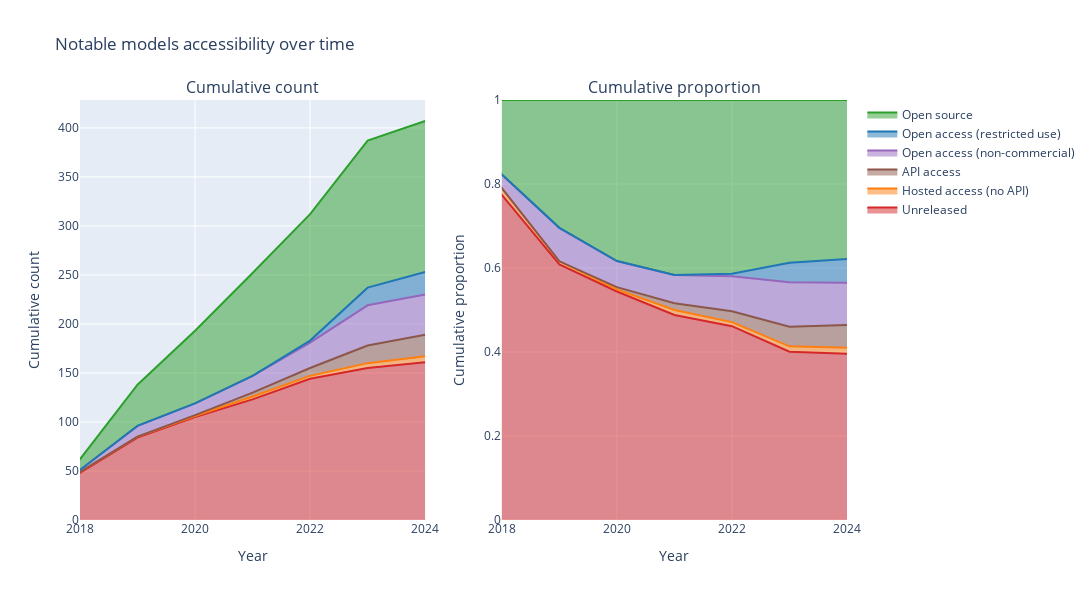

Here is the notebook cell this chart was saved with:
### Code cell
# Create a 1x2 subplot
fig = make_subplots(rows=1, cols=2, subplot_titles=('Cumulative count',
                                                    'Cumulative proportion'))

# Define a consistent color palette
color_palette = {
    'Unreleased': '#d62728',
    'Hosted access (no API)': '#ff7f0e',
    'API access': '#8c564b',
    'Open access (non-commercial)': '#9467bd',
    'Open access (restricted use)': '#1f77b4',
    'Open source': '#2ca02c'
}

# Cumulative area chart
for accessibility in cumulative_notable_counts['Model accessibility'].unique():
    fig.add_trace(
        go.Scatter(x=cumulative_notable_counts[cumulative_notable_counts['Model accessibility'] == accessibility]['Year'], 
                y=cumulative_notable_counts[cumulative_notable_counts['Model accessibility'] == accessibility]['Cumulative for status'], 
                hoverinfo='x+y',
                stackgroup='one',
                mode='lines',
                name=accessibility,
                line=dict(color=color_palette[accessibility])),
        row=1, col=1
    )

# Normalized area chart
for accessibility in normalized_counts_notable['Model accessibility'].unique():
    fig.add_trace(
        go.Scatter(x=normalized_counts_notable[normalized_counts_notable['Model accessibility'] == accessibility]['Year'], 
                y=normalized_counts_notable[normalized_counts_notable['Model accessibility'] == accessibility]['proportion'], 
                hoverinfo='x+y',
                stackgroup='one',
                mode='lines',
                name=accessibility,
                line=dict(color=color_palette[accessibility]),
                showlegend=False),
        row=1, col=2
    )

# Update layout
fig.update_layout(
    autosize=False,
    width=1200,
    height=600,
    title_text='Notable models accessibility over time',
    showlegend=True
)

# Update x and y axes
fig.update_xaxes(title_text='Year', range=[2018, 2024], row=1, col=1)
fig.update_xaxes(title_text='Year', range=[2018, 2024], row=1, col=2)
fig.update_yaxes(title_text='Cumulative count', row=1, col=1)
fig.update_yaxes(title_text='Cumulative proportion', range=[0, 1], row=1, col=2)

save_plot(fig, results_dir, f'cumulative_model_count_by_accessibility')

fig.show()

### Figure 1 — Plotly figure (JSON) as saved in the notebook; plotly's stock layout.template omitted (floating-point values rounded to 4 significant figures)
{"data": [{"hoverinfo": "x+y", "line": {"color": "#d62728"}, "mode": "lines", "name": "Unreleased", "stackgroup": "one", "type": "scatter", "x": [2015, 2016, 2017, 2018, 2019, 2020, 2021, 2022, 2023, 2024], "xaxis": "x", "y": [4, 11, 24, 48, 84, 105, 123, 144, 155, 161], "yaxis": "y"}, {"hoverinfo": "x+y", "line": {"color": "#ff7f0e"}, "mode": "lines", "name": "Hosted access (no API)", "stackgroup": "one", "type": "scatter", "x": [2015, 2016, 2017, 2018, 2019, 2020, 2021, 2022, 2023, 2024], "xaxis": "x", "y": [0, 1, 1, 1, 1, 1, 3, 3, 5, 6], "yaxis": "y"}, {"hoverinfo": "x+y", "line": {"color": "#8c564b"}, "mode": "lines", "name": "API access", "stackgroup": "one", "type": "scatter", "x": [2015, 2016, 2017, 2018, 2019, 2020, 2021, 2022, 2023, 2024], "xaxis": "x", "y": [0, 0, 0, 0, 0, 1, 4, 8, 18, 22], "yaxis": "y"}, {"hoverinfo": "x+y", "line": {"color": "#9467bd"}, "mode": "lines", "name": "Open access (non-commercial)", "stackgroup": "one", "type": "scatter", "x": [2015, 2016, 2017, 2018, 2019, 2020, 2021, 2022, 2023, 2024], "xaxis": "x", "y": [0, 1, 1, 2, 11, 12, 17, 26, 41, 41], "yaxis": "y"}, {"hoverinfo": "x+y", "line": {"color": "#1f77b4"}, "mode": "lines", "name": "Open access (restricted use)", "stackgroup": "one", "type": "scatter", "x": [2015, 2016, 2017, 2018, 2019, 2020, 2021, 2022, 2023, 2024], "xaxis": "x", "y": [0, 0, 0, 0, 0, 0, 0, 2, 18, 23], "yaxis": "y"}, {"hoverinfo": "x+y", "line": {"color": "#2ca02c"}, "mode": "lines", "name": "Open source", "stackgroup": "one", "type": "scatter", "x": [2015, 2016, 2017, 2018, 2019, 2020, 2021, 2022, 2023, 2024], "xaxis": "x", "y": [0, 1, 1, 11, 42, 74, 105, 129, 150, 154], "yaxis": "y"}, {"hoverinfo": "x+y", "line": {"color": "#d62728"}, "mode": "lines", "name": "Unreleased", "showlegend": false, "stackgroup": "one", "type": "scatter", "x": [2015, 2016, 2017, 2018, 2019, 2020, 2021, 2022, 2023, 2024], "xaxis": "x2", "y": [1, 0.7857, 0.8889, 0.7742, 0.6087, 0.544, 0.4881, 0.4615, 0.4005, 0.3956], "yaxis": "y2"}, {"hoverinfo": "x+y", "line": {"color": "#ff7f0e"}, "mode": "lines", "name": "Hosted access (no API)", "showlegend": false, "stackgroup": "one", "type": "scatter", "x": [2015, 2016, 2017, 2018, 2019, 2020, 2021, 2022, 2023, 2024], "xaxis": "x2", "y": [0, 0.07143, 0.03704, 0.01613, 0.007246, 0.005181, 0.0119, 0.009615, 0.01292, 0.01474], "yaxis": "y2"}, {"hoverinfo": "x+y", "line": {"color": "#8c564b"}, "mode": "lines", "name": "API access", "showlegend": false, "stackgroup": "one", "type": "scatter", "x": [2015, 2016, 2017, 2018, 2019, 2020, 2021, 2022, 2023, 2024], "xaxis": "x2", "y": [0, 0, 0, 0, 0, 0.005181, 0.01587, 0.02564, 0.04651, 0.05405], "yaxis": "y2"}, {"hoverinfo": "x+y", "line": {"color": "#9467bd"}, "mode": "lines", "name": "Open access (non-commercial)", "showlegend": false, "stackgroup": "one", "type": "scatter", "x": [2015, 2016, 2017, 2018, 2019, 2020, 2021, 2022, 2023, 2024], "xaxis": "x2", "y": [0, 0.07143, 0.03704, 0.03226, 0.07971, 0.06218, 0.06746, 0.08333, 0.1059, 0.1007], "yaxis": "y2"}, {"hoverinfo": "x+y", "line": {"color": "#1f77b4"}, "mode": "lines", "name": "Open access (restricted use)", "showlegend": false, "stackgroup": "one", "type": "scatter", "x": [2015, 2016, 2017, 2018, 2019, 2020, 2021, 2022, 2023, 2024], "xaxis": "x2", "y": [0, 0, 0, 0, 0, 0, 0, 0.00641, 0.04651, 0.05651], "yaxis": "y2"}, {"hoverinfo": "x+y", "line": {"color": "#2ca02c"}, "mode": "lines", "name": "Open source", "showlegend": false, "stackgroup": "one", "type": "scatter", "x": [2015, 2016, 2017, 2018, 2019, 2020, 2021, 2022, 2023, 2024], "xaxis": "x2", "y": [0, 0.07143, 0.03704, 0.1774, 0.3043, 0.3834, 0.4167, 0.4135, 0.3876, 0.3784], "yaxis": "y2"}], "layout": {"annotations": [{"font": {"size": 16}, "showarrow": false, "text": "Cumulative count", "x": 0.225, "xanchor": "center", "xref": "paper", "y": 1, "yanchor": "bottom", "yref": "paper"}, {"font": {"size": 16}, "showarrow": false, "text": "Cumulative proportion", "x": 0.775, "xanchor": "center", "xref": "paper", "y": 1, "yanchor": "bottom", "yref": "paper"}], "autosize": false, "height": 600, "showlegend": true, "title": {"text": "Notable models accessibility over time"}, "width": 1200, "xaxis": {"anchor": "y", "domain": [0, 0.45], "range": [2018, 2024], "title": {"text": "Year"}}, "xaxis2": {"anchor": "y2", "domain": [0.55, 1], "range": [2018, 2024], "title": {"text": "Year"}}, "yaxis": {"anchor": "x", "domain": [0, 1], "title": {"text": "Cumulative count"}}, "yaxis2": {"anchor": "x2", "domain": [0, 1], "range": [0, 1], "title": {"text": "Cumulative proportion"}}}}
